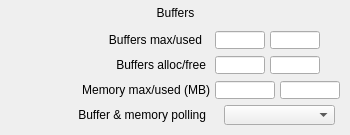
<?xml version="1.0" encoding="UTF-8"?>
<ui version="4.0">
 <class>MainWindow</class>
 <widget class="QMainWindow" name="MainWindow">
  <property name="geometry">
   <rect>
    <x>0</x>
    <y>0</y>
    <width>350</width>
    <height>135</height>
   </rect>
  </property>
  <property name="styleSheet">
   <string>

QWidget#centralWidget {background: rgba(187, 187, 187, 255);}

caTable {
       font: 10pt;
       background: cornsilk;
       alternate-background-color: wheat;
}

caLineEdit {
     border-radius: 1px;
     background: lightyellow;
     color: black;
 }

caTextEntry {
    color: rgb(127, 0, 63);
    background-color: cornsilk;
    selection-color: #0a214c;
    selection-background-color: wheat;
    border: 1px groove black;
    border-radius: 1px;
    padding: 1px;
}

caTextEntry:focus {
    padding: 0px;
    border: 2px groove darkred;
    border-radius: 1px;
}

QPushButton {
      border-color: #00b;
      border-radius: 2px;
      padding: 3px;
      border-width: 1px;

	background: qlineargradient(spread:pad, x1:0, y1:0, x2:0, y2:1,
						   stop:0   rgba(224, 239, 255, 255),
						   stop:0.5 rgba(199, 215, 230, 255),
						   stop:1   rgba(184, 214, 236, 255));
}
QPushButton:hover {
	background: qlineargradient(spread:pad, x1:0, y1:0, x2:0, y2:1,
						stop:0   rgba(201, 226, 255, 255),
						stop:0.5 rgba(177, 204, 230, 255),
						stop:1   rgba(163, 205, 236, 255));
}
QPushButton:pressed {
	background: qlineargradient(spread:pad, x1:0, y1:0, x2:0, y2:1,
						stop:0   rgba(174, 219, 255, 255),
						stop:0.5 rgba(165, 199, 230, 255),
						stop:1   rgba(134, 188, 236, 255));
}

QPushButton:disabled {
	background: qlineargradient(spread:pad, x1:0, y1:0, x2:0, y2:1,
						stop:0   rgba(174, 219, 255, 255),
						stop:0.5 rgba(165, 199, 230, 255),
						stop:1   rgba(134, 188, 236, 255));
}

caChoice {
      background: qlineargradient(x1: 0, y1: 0, x2: 0, y2: 1,
                                  stop: 0 #E1E1E1, stop: 0.4 #DDDDDD,
                                  stop: 0.5 #D8D8D8, stop: 1.0 #D3D3D3);
}

caChoice &gt; QPushButton {
      text-align: left;
      padding: 1px;
}

caSlider::groove:horizontal {
border: 1px solid #bbb;
background: lightgrey;
height: 20px;
border-radius: 4px;
}

caSlider::handle:horizontal {
background: red;
border: 1px solid #777;
width: 13px;
margin-top: -2px;
margin-bottom: -2px;
border-radius: 2px;
}



</string>
  </property>
  <widget class="QWidget" name="centralWidget">
   <widget class="caFrame" name="caFrame_0">
    <property name="geometry">
     <rect>
      <x>123</x>
      <y>2</y>
      <width>107</width>
      <height>23</height>
     </rect>
    </property>
    <widget class="caGraphics" name="caRectangle_0">
     <property name="geometry">
      <rect>
       <x>0</x>
       <y>0</y>
       <width>105</width>
       <height>21</height>
      </rect>
     </property>
     <property name="foreground">
      <color>
       <red>218</red>
       <green>218</green>
       <blue>218</blue>
      </color>
     </property>
     <property name="linestyle" stdset="0">
      <enum>caGraphics::Solid</enum>
     </property>
     <property name="fillstyle" stdset="0">
      <enum>caGraphics::Filled</enum>
     </property>
     <property name="lineColor">
      <color>
       <red>218</red>
       <green>218</green>
       <blue>218</blue>
      </color>
     </property>
     <property name="form">
      <enum>caGraphics::Rectangle</enum>
     </property>
    </widget>
   </widget>
   <widget class="caLabel" name="caLabel_0">
    <property name="geometry">
     <rect>
      <x>97</x>
      <y>3</y>
      <width>157</width>
      <height>20</height>
     </rect>
    </property>
    <property name="frameShape">
     <enum>QFrame::NoFrame</enum>
    </property>
    <property name="text">
     <string>Buffers</string>
    </property>
    <property name="alignment">
     <set>Qt::AlignAbsolute|Qt::AlignCenter|Qt::AlignHCenter|Qt::AlignVCenter</set>
    </property>
    <property name="fontScaleMode">
     <enum>ESimpleLabel::WidthAndHeight</enum>
    </property>
    <property name="foreground">
     <color>
      <red>10</red>
      <green>0</green>
      <blue>184</blue>
     </color>
    </property>
    <property name="background">
     <color alpha="0">
      <red>10</red>
      <green>0</green>
      <blue>184</blue>
     </color>
    </property>
   </widget>
   <widget class="caLineEdit" name="caLineEdit_0">
    <property name="geometry">
     <rect>
      <x>215</x>
      <y>81</y>
      <width>60</width>
      <height>18</height>
     </rect>
    </property>
    <property name="alignment">
     <set>Qt::AlignAbsolute|Qt::AlignRight|Qt::AlignTrailing|Qt::AlignVCenter</set>
    </property>
    <property name="channel" stdset="0">
     <string>$(P)$(R)PoolMaxMem</string>
    </property>
    <property name="foreground">
     <color>
      <red>10</red>
      <green>0</green>
      <blue>184</blue>
     </color>
    </property>
    <property name="background">
     <color>
      <red>187</red>
      <green>187</green>
      <blue>187</blue>
     </color>
    </property>
    <property name="colorMode">
     <enum>caLineEdit::Static</enum>
    </property>
    <property name="precisionMode">
     <enum>caLineEdit::Channel</enum>
    </property>
    <property name="limitsMode">
     <enum>caLineEdit::Channel</enum>
    </property>
    <property name="maxValue">
     <double>1.000000000000000</double>
    </property>
    <property name="minValue">
     <double>0.000000000000000</double>
    </property>
    <property name="fontScaleMode">
     <enum>caLineEdit::WidthAndHeight</enum>
    </property>
    <property name="formatType">
     <enum>caLineEdit::decimal</enum>
    </property>
   </widget>
   <widget class="caLineEdit" name="caLineEdit_1">
    <property name="geometry">
     <rect>
      <x>280</x>
      <y>81</y>
      <width>60</width>
      <height>18</height>
     </rect>
    </property>
    <property name="alignment">
     <set>Qt::AlignAbsolute|Qt::AlignRight|Qt::AlignTrailing|Qt::AlignVCenter</set>
    </property>
    <property name="channel" stdset="0">
     <string>$(P)$(R)PoolUsedMem</string>
    </property>
    <property name="foreground">
     <color>
      <red>10</red>
      <green>0</green>
      <blue>184</blue>
     </color>
    </property>
    <property name="background">
     <color>
      <red>187</red>
      <green>187</green>
      <blue>187</blue>
     </color>
    </property>
    <property name="colorMode">
     <enum>caLineEdit::Static</enum>
    </property>
    <property name="precisionMode">
     <enum>caLineEdit::Channel</enum>
    </property>
    <property name="limitsMode">
     <enum>caLineEdit::Channel</enum>
    </property>
    <property name="maxValue">
     <double>1.000000000000000</double>
    </property>
    <property name="minValue">
     <double>0.000000000000000</double>
    </property>
    <property name="fontScaleMode">
     <enum>caLineEdit::WidthAndHeight</enum>
    </property>
    <property name="formatType">
     <enum>caLineEdit::decimal</enum>
    </property>
   </widget>
   <widget class="caFrame" name="caFrame_1">
    <property name="geometry">
     <rect>
      <x>50</x>
      <y>30</y>
      <width>272</width>
      <height>22</height>
     </rect>
    </property>
    <widget class="caLabel" name="caLabel_1">
     <property name="geometry">
      <rect>
       <x>-40</x>
       <y>0</y>
       <width>192</width>
       <height>20</height>
      </rect>
     </property>
     <property name="frameShape">
      <enum>QFrame::NoFrame</enum>
     </property>
     <property name="text">
      <string>Buffers max/used</string>
     </property>
     <property name="alignment">
      <set>Qt::AlignAbsolute|Qt::AlignRight|Qt::AlignTrailing|Qt::AlignVCenter</set>
     </property>
     <property name="fontScaleMode">
      <enum>ESimpleLabel::WidthAndHeight</enum>
     </property>
     <property name="foreground">
      <color>
       <red>0</red>
       <green>0</green>
       <blue>0</blue>
      </color>
     </property>
     <property name="background">
      <color alpha="0">
       <red>0</red>
       <green>0</green>
       <blue>0</blue>
      </color>
     </property>
    </widget>
    <widget class="caLineEdit" name="caLineEdit_2">
     <property name="geometry">
      <rect>
       <x>165</x>
       <y>1</y>
       <width>50</width>
       <height>18</height>
      </rect>
     </property>
     <property name="alignment">
      <set>Qt::AlignAbsolute|Qt::AlignRight|Qt::AlignTrailing|Qt::AlignVCenter</set>
     </property>
     <property name="channel" stdset="0">
      <string>$(P)$(R)PoolMaxBuffers</string>
     </property>
     <property name="foreground">
      <color>
       <red>10</red>
       <green>0</green>
       <blue>184</blue>
      </color>
     </property>
     <property name="background">
      <color>
       <red>187</red>
       <green>187</green>
       <blue>187</blue>
      </color>
     </property>
     <property name="colorMode">
      <enum>caLineEdit::Static</enum>
     </property>
     <property name="precisionMode">
      <enum>caLineEdit::Channel</enum>
     </property>
     <property name="limitsMode">
      <enum>caLineEdit::Channel</enum>
     </property>
     <property name="maxValue">
      <double>1.000000000000000</double>
     </property>
     <property name="minValue">
      <double>0.000000000000000</double>
     </property>
     <property name="fontScaleMode">
      <enum>caLineEdit::WidthAndHeight</enum>
     </property>
     <property name="formatType">
      <enum>caLineEdit::decimal</enum>
     </property>
    </widget>
    <widget class="caLineEdit" name="caLineEdit_3">
     <property name="geometry">
      <rect>
       <x>220</x>
       <y>1</y>
       <width>50</width>
       <height>18</height>
      </rect>
     </property>
     <property name="alignment">
      <set>Qt::AlignAbsolute|Qt::AlignRight|Qt::AlignTrailing|Qt::AlignVCenter</set>
     </property>
     <property name="channel" stdset="0">
      <string>$(P)$(R)PoolUsedBuffers</string>
     </property>
     <property name="foreground">
      <color>
       <red>10</red>
       <green>0</green>
       <blue>184</blue>
      </color>
     </property>
     <property name="background">
      <color>
       <red>187</red>
       <green>187</green>
       <blue>187</blue>
      </color>
     </property>
     <property name="colorMode">
      <enum>caLineEdit::Static</enum>
     </property>
     <property name="precisionMode">
      <enum>caLineEdit::Channel</enum>
     </property>
     <property name="limitsMode">
      <enum>caLineEdit::Channel</enum>
     </property>
     <property name="maxValue">
      <double>1.000000000000000</double>
     </property>
     <property name="minValue">
      <double>0.000000000000000</double>
     </property>
     <property name="fontScaleMode">
      <enum>caLineEdit::WidthAndHeight</enum>
     </property>
     <property name="formatType">
      <enum>caLineEdit::decimal</enum>
     </property>
    </widget>
   </widget>
   <widget class="caLabel" name="caLabel_2">
    <property name="geometry">
     <rect>
      <x>-10</x>
      <y>55</y>
      <width>216</width>
      <height>20</height>
     </rect>
    </property>
    <property name="frameShape">
     <enum>QFrame::NoFrame</enum>
    </property>
    <property name="text">
     <string>Buffers alloc/free</string>
    </property>
    <property name="alignment">
     <set>Qt::AlignAbsolute|Qt::AlignRight|Qt::AlignTrailing|Qt::AlignVCenter</set>
    </property>
    <property name="fontScaleMode">
     <enum>ESimpleLabel::WidthAndHeight</enum>
    </property>
    <property name="foreground">
     <color>
      <red>0</red>
      <green>0</green>
      <blue>0</blue>
     </color>
    </property>
    <property name="background">
     <color alpha="0">
      <red>0</red>
      <green>0</green>
      <blue>0</blue>
     </color>
    </property>
   </widget>
   <widget class="caLineEdit" name="caLineEdit_4">
    <property name="geometry">
     <rect>
      <x>215</x>
      <y>56</y>
      <width>50</width>
      <height>18</height>
     </rect>
    </property>
    <property name="alignment">
     <set>Qt::AlignAbsolute|Qt::AlignRight|Qt::AlignTrailing|Qt::AlignVCenter</set>
    </property>
    <property name="channel" stdset="0">
     <string>$(P)$(R)PoolAllocBuffers</string>
    </property>
    <property name="foreground">
     <color>
      <red>10</red>
      <green>0</green>
      <blue>184</blue>
     </color>
    </property>
    <property name="background">
     <color>
      <red>187</red>
      <green>187</green>
      <blue>187</blue>
     </color>
    </property>
    <property name="colorMode">
     <enum>caLineEdit::Static</enum>
    </property>
    <property name="precisionMode">
     <enum>caLineEdit::Channel</enum>
    </property>
    <property name="limitsMode">
     <enum>caLineEdit::Channel</enum>
    </property>
    <property name="maxValue">
     <double>1.000000000000000</double>
    </property>
    <property name="minValue">
     <double>0.000000000000000</double>
    </property>
    <property name="fontScaleMode">
     <enum>caLineEdit::WidthAndHeight</enum>
    </property>
    <property name="formatType">
     <enum>caLineEdit::decimal</enum>
    </property>
   </widget>
   <widget class="caLineEdit" name="caLineEdit_5">
    <property name="geometry">
     <rect>
      <x>270</x>
      <y>56</y>
      <width>50</width>
      <height>18</height>
     </rect>
    </property>
    <property name="alignment">
     <set>Qt::AlignAbsolute|Qt::AlignRight|Qt::AlignTrailing|Qt::AlignVCenter</set>
    </property>
    <property name="channel" stdset="0">
     <string>$(P)$(R)PoolFreeBuffers</string>
    </property>
    <property name="foreground">
     <color>
      <red>10</red>
      <green>0</green>
      <blue>184</blue>
     </color>
    </property>
    <property name="background">
     <color>
      <red>187</red>
      <green>187</green>
      <blue>187</blue>
     </color>
    </property>
    <property name="colorMode">
     <enum>caLineEdit::Static</enum>
    </property>
    <property name="precisionMode">
     <enum>caLineEdit::Channel</enum>
    </property>
    <property name="limitsMode">
     <enum>caLineEdit::Channel</enum>
    </property>
    <property name="maxValue">
     <double>1.000000000000000</double>
    </property>
    <property name="minValue">
     <double>0.000000000000000</double>
    </property>
    <property name="fontScaleMode">
     <enum>caLineEdit::WidthAndHeight</enum>
    </property>
    <property name="formatType">
     <enum>caLineEdit::decimal</enum>
    </property>
   </widget>
   <widget class="caMenu" name="caMenu_0">
    <property name="geometry">
     <rect>
      <x>224</x>
      <y>105</y>
      <width>111</width>
      <height>20</height>
     </rect>
    </property>
    <property name="channel" stdset="0">
     <string>$(P)$(R)PoolUsedMem.SCAN</string>
    </property>
    <property name="colorMode">
     <enum>caMenu::Static</enum>
    </property>
    <property name="foreground">
     <color>
      <red>0</red>
      <green>0</green>
      <blue>0</blue>
     </color>
    </property>
    <property name="background">
     <color>
      <red>115</red>
      <green>223</green>
      <blue>255</blue>
     </color>
    </property>
   </widget>
   <widget class="caLabel" name="caLabel_3">
    <property name="geometry">
     <rect>
      <x>-70</x>
      <y>105</y>
      <width>276</width>
      <height>20</height>
     </rect>
    </property>
    <property name="frameShape">
     <enum>QFrame::NoFrame</enum>
    </property>
    <property name="text">
     <string>Buffer &amp; memory polling</string>
    </property>
    <property name="alignment">
     <set>Qt::AlignAbsolute|Qt::AlignRight|Qt::AlignTrailing|Qt::AlignVCenter</set>
    </property>
    <property name="fontScaleMode">
     <enum>ESimpleLabel::WidthAndHeight</enum>
    </property>
    <property name="foreground">
     <color>
      <red>0</red>
      <green>0</green>
      <blue>0</blue>
     </color>
    </property>
    <property name="background">
     <color alpha="0">
      <red>0</red>
      <green>0</green>
      <blue>0</blue>
     </color>
    </property>
   </widget>
   <widget class="caGraphics" name="caRectangle_1">
    <property name="geometry">
     <rect>
      <x>0</x>
      <y>0</y>
      <width>350</width>
      <height>135</height>
     </rect>
    </property>
    <property name="foreground">
     <color>
      <red>0</red>
      <green>0</green>
      <blue>0</blue>
     </color>
    </property>
    <property name="linestyle" stdset="0">
     <enum>caGraphics::Solid</enum>
    </property>
    <property name="lineColor">
     <color>
      <red>0</red>
      <green>0</green>
      <blue>0</blue>
     </color>
    </property>
    <property name="form">
     <enum>caGraphics::Rectangle</enum>
    </property>
    <property name="background" stdset="0">
     <color alpha="0">
      <red>0</red>
      <green>0</green>
      <blue>0</blue>
     </color>
    </property>
   </widget>
   <widget class="caLabel" name="caLabel_4">
    <property name="geometry">
     <rect>
      <x>-30</x>
      <y>80</y>
      <width>240</width>
      <height>20</height>
     </rect>
    </property>
    <property name="frameShape">
     <enum>QFrame::NoFrame</enum>
    </property>
    <property name="text">
     <string>Memory max/used (MB)</string>
    </property>
    <property name="alignment">
     <set>Qt::AlignAbsolute|Qt::AlignRight|Qt::AlignTrailing|Qt::AlignVCenter</set>
    </property>
    <property name="fontScaleMode">
     <enum>ESimpleLabel::WidthAndHeight</enum>
    </property>
    <property name="foreground">
     <color>
      <red>0</red>
      <green>0</green>
      <blue>0</blue>
     </color>
    </property>
    <property name="background">
     <color alpha="0">
      <red>0</red>
      <green>0</green>
      <blue>0</blue>
     </color>
    </property>
   </widget>
   <zorder>caRectangle_1</zorder>
   <zorder>caFrame_0</zorder>
   <zorder>caLabel_0</zorder>
   <zorder>caFrame_1</zorder>
   <zorder>caLabel_2</zorder>
   <zorder>caLabel_3</zorder>
   <zorder>caLabel_4</zorder>
   <zorder>caLineEdit_0</zorder>
   <zorder>caLineEdit_1</zorder>
   <zorder>caLineEdit_4</zorder>
   <zorder>caLineEdit_5</zorder>
   <zorder>caMenu_0</zorder>
  </widget>
 </widget>
 <customwidgets>
  <customwidget>
   <class>caMenu</class>
   <extends>QComboBox</extends>
   <header>caMenu</header>
  </customwidget>
  <customwidget>
   <class>caFrame</class>
   <extends>QFrame</extends>
   <header>caFrame</header>
   <container>1</container>
  </customwidget>
  <customwidget>
   <class>caLabel</class>
   <extends>QLabel</extends>
   <header>caLabel</header>
  </customwidget>
  <customwidget>
   <class>caGraphics</class>
   <extends>QWidget</extends>
   <header>caGraphics</header>
  </customwidget>
  <customwidget>
   <class>caLineEdit</class>
   <extends>QLineEdit</extends>
   <header>caLineEdit</header>
  </customwidget>
 </customwidgets>
 <resources/>
 <connections/>
</ui>
